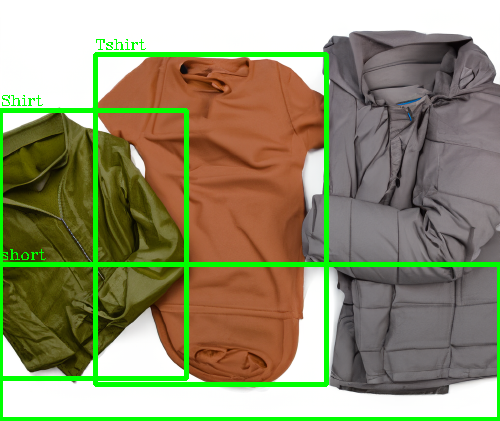
#> input picture src/pipeline/output/mixed_0000.png, 500 x 421 px, given in place of None, which was not available
$ jupyter execute contours.ipynb
#> lines starting #> are read from the running program, lines starting #| are printed output that depends on the picture; after the words box and inside, x2 and y2 are one past the last pixel; in counts of white or black regions, pixels touching at a corner belong together; pictures that were not available may be replaced by others from this repository, and a replacement may not be noted
### config/path.py
import os

def get_project_root():
    """Return the root directory of the project."""
    return os.path.dirname(os.path.dirname(__file__))

def get_models_path():
    """Return the path to the directory containing models."""
    return os.path.join(get_project_root(), 'src/models_export/multi_models/pytorch')

# [6 lines left out: function get_processed_images_path, not called in this run]

def get_evaluation_path():
    """Return the path to the evaluation directory."""
    return os.path.join(get_project_root(), 'src/evaluation')

# [6 lines left out: function get_checkpoint_path, not called in this run]

def get_training_data_path(setup_v=None, data_type=None, file_name=None, class_type=None):
    """Return the path to the directory containing training data."""
    train_path = os.path.join(get_project_root(), f"dataset/production/{setup_v}/{data_type}")

    if class_type:
        train_path = os.path.join(train_path, class_type)

    if file_name:
        train_path = os.path.join(train_path, file_name)
    return train_path

def get_stable_input_path():
    """Return the path to the directory containing stable diffusion input images."""
    return os.path.join(get_project_root(), "dataset/generator/input")

def get_stable_output_path():
    """Return the path to the directory containing stable diffusion output images."""
    return os.path.join(get_project_root(), "dataset/generator/output")

def get_all_files_from_folder(folder_path):
    """Return a list of all files in a folder."""
    return os.listdir(folder_path)

class DATASET_PATH_TYPE:
    """Class to define constants for different types of paths."""
    classifier = 'classifier'
    generator = 'generator'
    segmentator = 'segmentator'

### notebooks/preprocessing/contours.ipynb
[cell 1]
# system
import sys
import os

sys.path.append(os.path.abspath(os.path.join(os.getcwd(), '../../')))

from config.path import get_training_data_path

import cv2
import numpy as np
import matplotlib.pyplot as plt

[cell 2]
def find_contours_and_extreme_points(image_path):
#> called with image_path = 'dataset/production/mixed_0004.png/None'
    image = cv2.imread(image_path)
#> image is the input picture: shape (421, 500, 3); mean B, G, R 111.1, 145.2, 145.3
    gray = cv2.cvtColor(image, cv2.COLOR_BGR2GRAY)
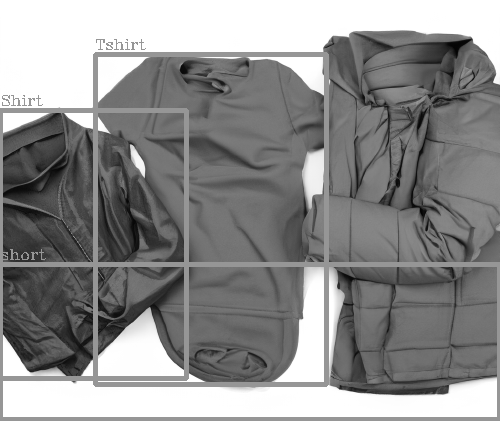
#> gray: shape (421, 500); min 3, max 255, mean 141.4
    blurred = cv2.GaussianBlur(gray, (1, 1), 0)
    _, thresh = cv2.threshold(blurred, 70, 105, cv2.THRESH_BINARY)
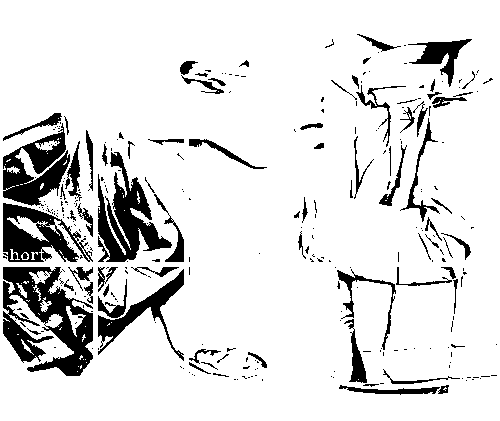
#> thresh: shape (421, 500); values 0 (black) and 105 (white), 87.5% white; 289 black regions (212 under 20 px), largest, box (x1, y1, x2, y2) and area: (3, 267, 93, 376) 5124, (98, 152, 172, 262) 3432, (3, 123, 70, 206) 2839

    # Find contours
    contours, _ = cv2.findContours(thresh, cv2.RETR_EXTERNAL, cv2.CHAIN_APPROX_SIMPLE)
#> contours = [[[0, 0], [0, 420], [499, 420], [499, 0]]]
    plt.figure(figsize=(10, 5))
    plt.subplot(1, 2, 1)
    plt.imshow(thresh, cmap='gray')
    plt.title('Binary Threshold')
    plt.axis('off')

    # Assume largest contour is our object of interest
    if contours:
        c = max(contours, key=cv2.contourArea)
#> c = [[0, 0], [0, 420], [499, 420], [499, 0]]
        # Compute the bounding box of the contour
        x, y, w, h = cv2.boundingRect(c)
#> x = 0; y = 0; w = 500; h = 421

        # Draw the contour and bounding box
        cv2.drawContours(image, [c], -1, (0, 255, 0), 2)
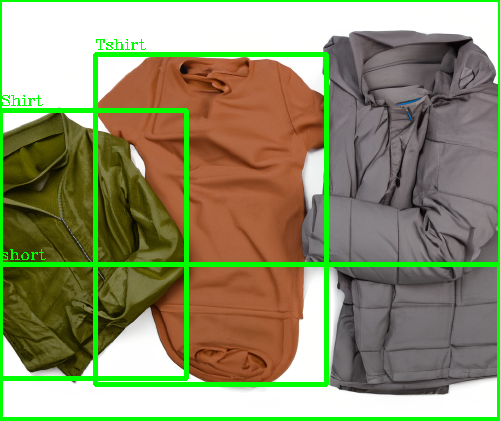
#> image: shape (421, 500, 3); 0.82% of pixels changed, all inside (x1, y1, x2, y2) = (0, 0, 500, 262)
        cv2.rectangle(image, (x, y), (x + w, y + h), (0, 255, 0), 2)

        # Calculate extreme points
        leftmost = tuple(c[c[:, :, 0].argmin()][0])
#> leftmost = (0, 0)
        rightmost = tuple(c[c[:, :, 0].argmax()][0])
#> rightmost = (499, 420)
        topmost = tuple(c[c[:, :, 1].argmin()][0])
#> topmost = (0, 0)
        bottommost = tuple(c[c[:, :, 1].argmax()][0])
#> bottommost = (0, 420)

        # Draw extreme points
        cv2.circle(image, leftmost, 8, (0, 0, 255), -1)
#> image: shape (421, 500, 3); 0.03% of pixels changed, all inside (x1, y1, x2, y2) = (0, 0, 9, 9)
        cv2.circle(image, rightmost, 8, (0, 128, 255), -1)
#> image: shape (421, 500, 3); mean B, G, R 109.2, 145.3, 143.5
        cv2.circle(image, topmost, 8, (255, 0, 0), -1)
#> image: shape (421, 500, 3); mean B, G, R 109.2, 145.3, 143.5
        cv2.circle(image, bottommost, 8, (255, 255, 0), -1)
#> image: shape (421, 500, 3); mean B, G, R 109.3, 145.3, 143.5

        plt.figure(figsize=(10, 5))
        plt.subplot(1, 2, 1)
        plt.imshow(cv2.cvtColor(image, cv2.COLOR_BGR2RGB))
        plt.title('Image with Contour and Extreme Points')
        plt.axis('off')

    plt.tight_layout()
    plt.show()


#file_name = 'tshirt_0070.jpg'
file_name = 'mixed_0004.png'

img_path = get_training_data_path(file_name)
# Example usage
find_contours_and_extreme_points(img_path)

$ run again, on src/pipeline/output/mixed_0001.png
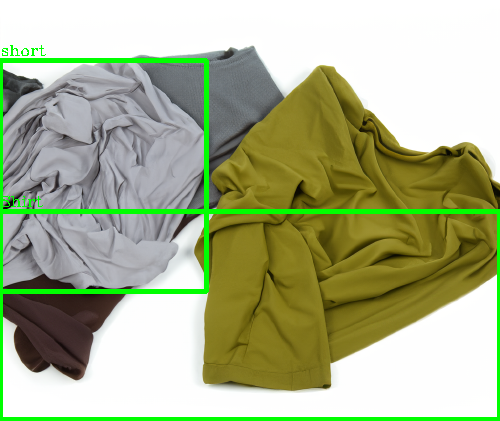
#> input picture src/pipeline/output/mixed_0001.png, 500 x 421 px, given in place of None, which was not available
#> in find_contours_and_extreme_points, image is the input picture: shape (421, 500, 3); mean B, G, R 142.2, 178.7, 170.5
#> in find_contours_and_extreme_points, `_, thresh = cv2.threshold(blurred, 70, 105, cv2.THRESH_BINARY)`:
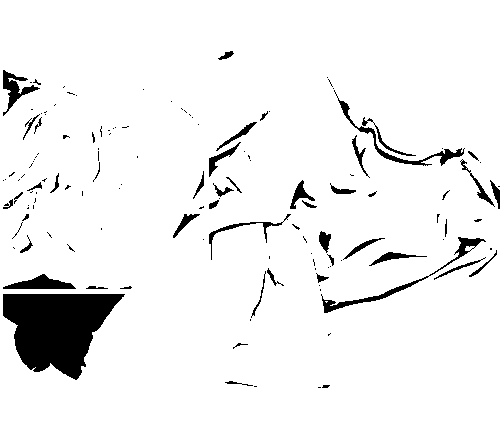
#> thresh: shape (421, 500); values 0 (black) and 105 (white), 93.6% white; 136 black regions (89 under 20 px)
#> contours = 1 contour; box (x1, y1, x2, y2) and area: (0, 0, 500, 421) 209450
#> c = contour of 31 points, box (x1, y1, x2, y2) (0, 0, 500, 421), area 209450
#> x = 0; w = 500; h = 421
#> in find_contours_and_extreme_points, `cv2.drawContours(image, [c], -1, (0, 255, 0), 2)`:
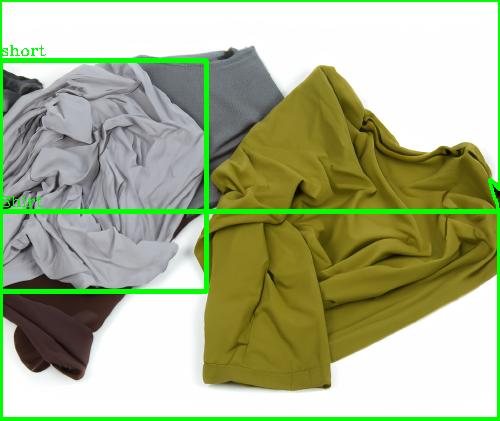
#> image: shape (421, 500, 3); 0.78% of pixels changed, all inside (x1, y1, x2, y2) = (0, 0, 500, 209)
#> leftmost = (0, 0)
#> rightmost = (499, 420)
#> topmost = (0, 0)
#> bottommost = (0, 420)

$ run again, on src/pipeline/output/mixed_0002.png
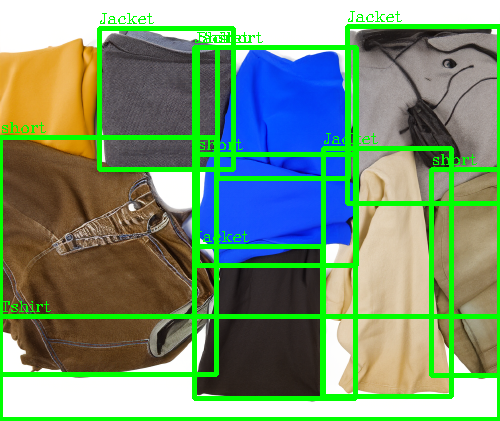
#> input picture src/pipeline/output/mixed_0002.png, 500 x 421 px, given in place of None, which was not available
#> in find_contours_and_extreme_points, image is the input picture: shape (421, 500, 3); mean B, G, R 116.4, 149.2, 118.3
#> in find_contours_and_extreme_points, `_, thresh = cv2.threshold(blurred, 70, 105, cv2.THRESH_BINARY)`:
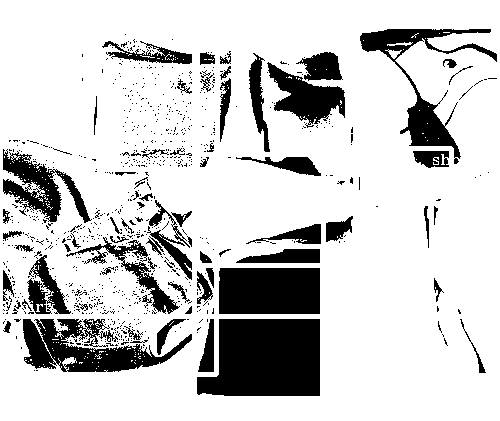
#> thresh: shape (421, 500); values 0 (black) and 105 (white), 80.7% white; 837 black regions (763 under 20 px), largest, box (x1, y1, x2, y2) and area: (197, 319, 320, 396) 8154, (219, 268, 320, 314) 4639, (23, 319, 192, 372) 4277
#> contours = [[[0, 0], [0, 420], [499, 420], [499, 0]]]
#> c = [[0, 0], [0, 420], [499, 420], [499, 0]]
#> x = 0; w = 500; h = 421
#> in find_contours_and_extreme_points, `cv2.drawContours(image, [c], -1, (0, 255, 0), 2)`:
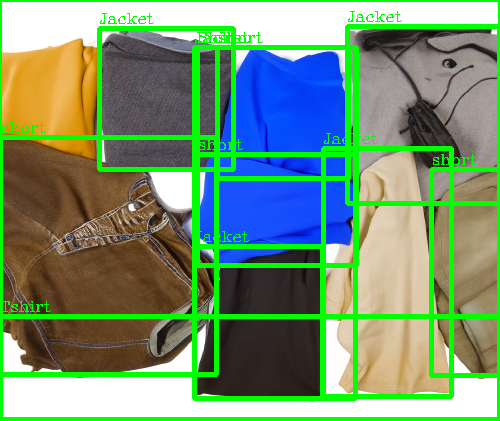
#> image: shape (421, 500, 3); 0.62% of pixels changed, all inside (x1, y1, x2, y2) = (0, 0, 500, 135)
#> leftmost = (0, 0)
#> rightmost = (499, 420)
#> topmost = (0, 0)
#> bottommost = (0, 420)
